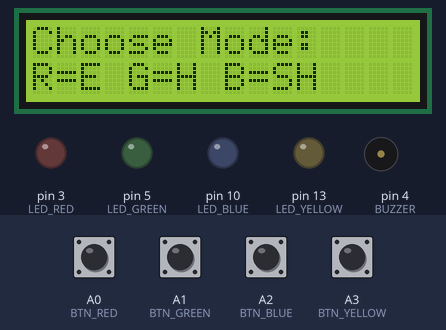
This sketch was run on a simulated Arduino Uno, built with avr-gcc and run on an emulated ATmega328P. Shown: 16×2 character LCD, output pins drawn as LEDs (lit = HIGH), buzzer (waves = sounding). Inputs (shaded band) come from the test bench; at power-on: A0 (BTN_RED), A1 (BTN_GREEN), A2 (BTN_BLUE), A3 (BTN_YELLOW) HIGH. Random numbers use the default seed unless the sketch sets one.

Above: at 2.7 s.
2.8 s: A0 (BTN_RED) pulled LOW for 0.15 s
At 4.9 s:
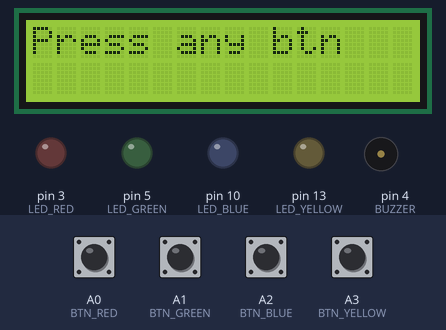
5.5 s: A1 (BTN_GREEN) pulled LOW for 0.15 s
At 8.0 s:
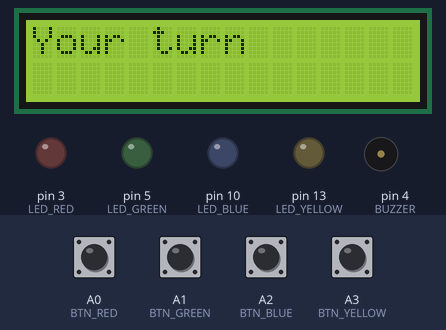
8.3 s: A2 (BTN_BLUE) pulled LOW for 0.15 s
At 10.0 s:
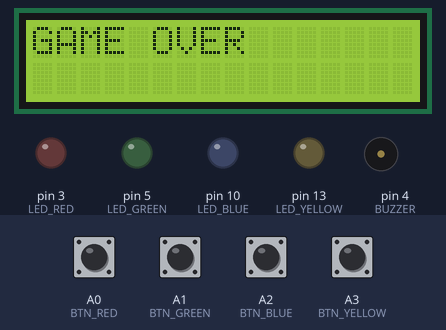
10.5 s: A1 (BTN_GREEN) driven LOW and A2 (BTN_BLUE) driven LOW
At 13.2 s:
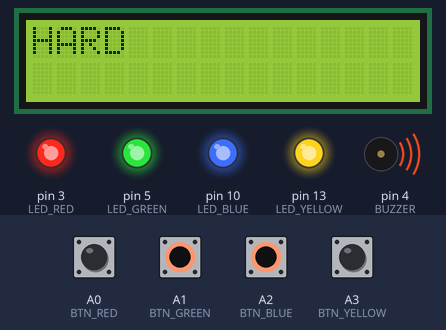
13.5 s: A1 (BTN_GREEN) driven HIGH
At 15.32 s:
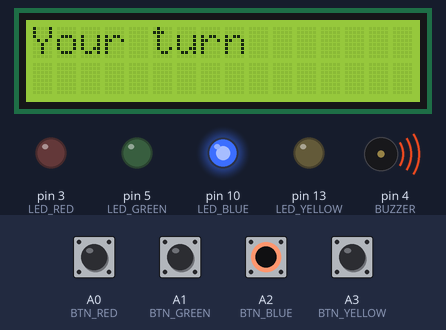
16.2 s: A2 (BTN_BLUE) driven HIGH
At 20.01 s:
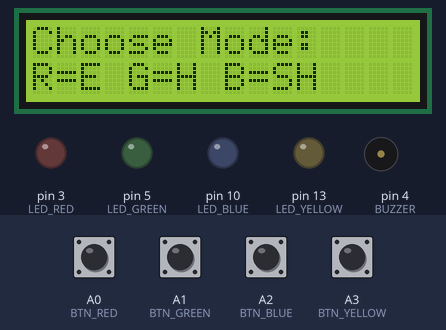
Timing chart, 0 to 20.2 s (numbered marks = the images above; inputs shaded):
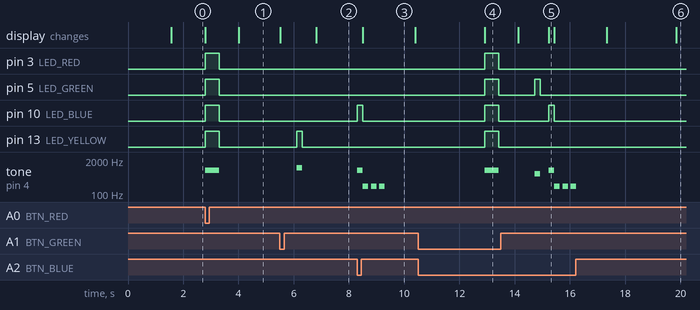

Measured:
- after the input at 2.8 s, pin 3 (LED_RED), pin 5 (LED_GREEN), pin 10 (LED_BLUE), pin 13 (LED_YELLOW): LOW → HIGH at once, → LOW 0.50 s later; tone on pin 4 (BUZZER): silent → 800 Hz at once, → silent 0.50 s later; the display: first changes at once (image 1 shows a later state)
- after the input at 5.5 s, pin 13 (LED_YELLOW): LOW → HIGH after 0.60 s, → LOW 0.20 s later; tone on pin 4 (BUZZER): silent → 1000 Hz after 0.60 s, → silent 0.20 s later; the display: first changes at once (image 2 shows a later state)
- after the input at 8.3 s, pin 10 (LED_BLUE): LOW → HIGH at once, → LOW 0.20 s later; tone on pin 4 (BUZZER): silent → 800 Hz at once, then repeats every 0.30 s: 200 Hz 0.20 s, silent 0.10 s, until it stays silent from 9.3 s; the display: changes after 0.20 s (image 3)
- after the input at 10.5 s, pin 3 (LED_RED), pin 5 (LED_GREEN), pin 10 (LED_BLUE), pin 13 (LED_YELLOW): LOW → HIGH after 2.4 s, → LOW 0.50 s later; tone on pin 4 (BUZZER): silent → 800 Hz after 2.4 s, → silent 0.50 s later
- after the input at 13.5 s, pin 10 (LED_BLUE): LOW → HIGH after 1.7 s, → LOW 0.20 s later
- what the display in image 3 shows lasts 1.9 s, from 8.5 s to 10.4 s

The sketch:

MEMORYGAME.ino
```cpp
#include <LiquidCrystal.h>

// LCD
LiquidCrystal lcd(8, 6, 11, 12, 9, 2);

// LEDs
#define LED_RED     3
#define LED_GREEN   5
#define LED_BLUE    10
#define LED_YELLOW  13

// Buttons
#define BTN_RED     A0   // EASY
#define BTN_GREEN   A1   // HARD
#define BTN_BLUE    A2   // SUPER HARD
#define BTN_YELLOW  A3   // START (optional)

// Buzzer
#define BUZZER 4

// Colors
#define RED     1
#define GREEN   2
#define BLUE    3
#define YELLOW  4

int sequence[50];
int level = 0;
int highScore = 0;
int speedDelay = 300; // default

// ---------------- SETUP ----------------
void setup() {
  lcd.begin(16, 2);
  lcd.print("Memory Game");
  delay(1500);

  pinMode(LED_RED, OUTPUT);
  pinMode(LED_GREEN, OUTPUT);
  pinMode(LED_BLUE, OUTPUT);
  pinMode(LED_YELLOW, OUTPUT);

  pinMode(BTN_RED, INPUT_PULLUP);
  pinMode(BTN_GREEN, INPUT_PULLUP);
  pinMode(BTN_BLUE, INPUT_PULLUP);
  pinMode(BTN_YELLOW, INPUT_PULLUP);

  pinMode(BUZZER, OUTPUT);
}

// ---------------- LOOP ----------------
void loop() {
  selectMode();   // 👈 NEW
  startGame();
}

// ---------------- MODE SELECT ----------------
void selectMode() {
  lcd.clear();
  lcd.print("Choose Mode:");
  lcd.setCursor(0,1);
  lcd.print("R=E G=H B=SH");

  while (1) {
    if (digitalRead(BTN_RED) == LOW) {
      speedDelay = 500; // EASY
      showMode("EASY");
      return;
    }
    if (digitalRead(BTN_GREEN) == LOW) {
      speedDelay = 300; // HARD
      showMode("HARD");
      return;
    }
    if (digitalRead(BTN_BLUE) == LOW) {
      speedDelay = 150; // SUPER HARD
      showMode("SUPER HARD");
      return;
    }
  }
}

void showMode(String mode) {
  lcd.clear();
  lcd.print(mode);

  // little LED flash feedback
  digitalWrite(LED_RED, HIGH);
  digitalWrite(LED_GREEN, HIGH);
  digitalWrite(LED_BLUE, HIGH);
  digitalWrite(LED_YELLOW, HIGH);

  tone(BUZZER, 800);
  delay(500);
  noTone(BUZZER);

  digitalWrite(LED_RED, LOW);
  digitalWrite(LED_GREEN, LOW);
  digitalWrite(LED_BLUE, LOW);
  digitalWrite(LED_YELLOW, LOW);

  delay(700);
}

// ---------------- GAME ----------------
void startGame() {
  level = 0;

  lcd.clear();
  lcd.print("Press any btn");

  while(readButton() == 0);

  while (1) {
    addStep();

    lcd.clear();
    lcd.print("Watch...");
    delay(600);

    playSequence();

    lcd.clear();
    lcd.print("Your turn");

    if (!checkInput()) {
      gameOver();
      return;
    }

    lcd.clear();
    lcd.print("Score: ");
    lcd.print(level);
    delay(800);
  }
}

// ---------------- FUNCTIONS ----------------
void addStep() {
  sequence[level] = random(1,5);
  level++;
}

void playSequence() {
  for (int i = 0; i < level; i++) {
    light(sequence[i]);
    delay(speedDelay); // 👈 uses mode speed
  }
}

bool checkInput() {
  for (int i = 0; i < level; i++) {
    int btn = waitButton();
    if (btn != sequence[i]) return false;
  }
  return true;
}

int waitButton() {
  while (1) {
    int b = readButton();
    if (b != 0) {
      light(b);
      return b;
    }
  }
}

int readButton() {
  if (digitalRead(BTN_RED) == LOW) return RED;
  if (digitalRead(BTN_GREEN) == LOW) return GREEN;
  if (digitalRead(BTN_BLUE) == LOW) return BLUE;
  if (digitalRead(BTN_YELLOW) == LOW) return YELLOW;
  return 0;
}

// ---------------- LED + SOUND ----------------
void light(int color) {
  int pin;
  int freq;

  if (color == RED) { pin = LED_RED; freq = 400; }
  if (color == GREEN) { pin = LED_GREEN; freq = 600; }
  if (color == BLUE) { pin = LED_BLUE; freq = 800; }
  if (color == YELLOW) { pin = LED_YELLOW; freq = 1000; }

  digitalWrite(pin, HIGH);
  tone(BUZZER, freq);
  delay(200);
  digitalWrite(pin, LOW);
  noTone(BUZZER);
}

// ---------------- GAME OVER ----------------
void gameOver() {
  lcd.clear();
  lcd.print("GAME OVER");

  if (level > highScore) highScore = level;

  // fail sound
  for (int i = 0; i < 3; i++) {
    tone(BUZZER, 200);
    delay(200);
    noTone(BUZZER);
    delay(100);
  }

  delay(1000);

  lcd.clear();
  lcd.print("High Score:");
  lcd.setCursor(0,1);
  lcd.print(highScore);

  delay(2500);
}
```
